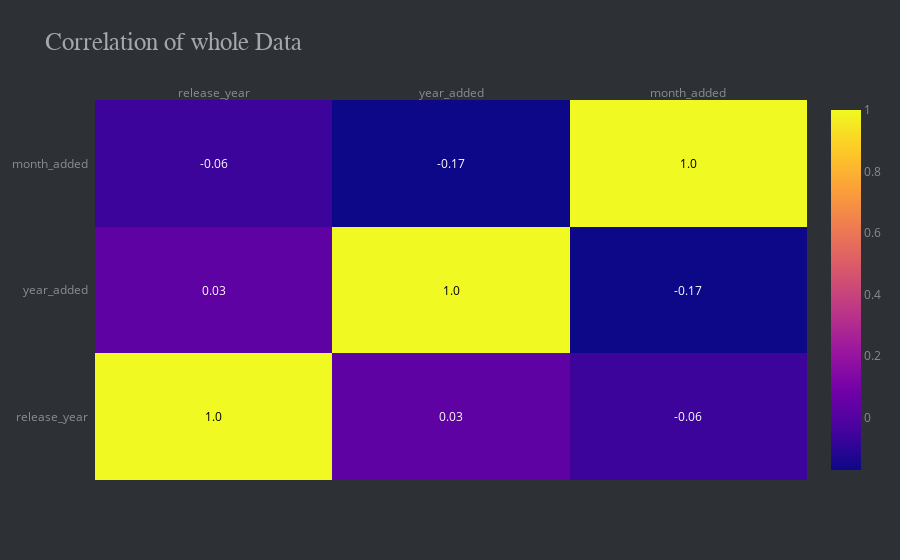

The cell this chart's notebook holds for it:
### Code cell
# Heatmap
# Correlation between the feature show with the help of visualisation
corrs = df.corr()
fig_heatmap = ff.create_annotated_heatmap(
    z=corrs.values,
    x=list(corrs.columns),
    y=list(corrs.index),
    annotation_text=corrs.round(2).values,
    showscale=True)
fig_heatmap.update_layout(title= 'Correlation of whole Data',  
                          plot_bgcolor='#2d3035', paper_bgcolor='#2d3035',
                          title_font=dict(size=25, color='#a5a7ab', family="Muli, sans-serif"),
                          font=dict(color='#8a8d93'))

### Figure 1 — Plotly figure (JSON) as saved in the notebook; plotly's stock layout.template omitted (floating-point values rounded to 4 significant figures)
{"data": [{"colorscale": [[0, "#0d0887"], [0.1111, "#46039f"], [0.2222, "#7201a8"], [0.3333, "#9c179e"], [0.4444, "#bd3786"], [0.5556, "#d8576b"], [0.6667, "#ed7953"], [0.7778, "#fb9f3a"], [0.8889, "#fdca26"], [1, "#f0f921"]], "reversescale": false, "showscale": true, "type": "heatmap", "x": ["release_year", "year_added", "month_added"], "y": ["release_year", "year_added", "month_added"], "z": [[1, 0.03226, -0.0629], [0.03226, 1, -0.1701], [-0.0629, -0.1701, 1]]}], "layout": {"annotations": [{"font": {"color": "#000000"}, "showarrow": false, "text": "1.0", "x": "release_year", "xref": "x", "y": "release_year", "yref": "y"}, {"font": {"color": "#FFFFFF"}, "showarrow": false, "text": "0.03", "x": "year_added", "xref": "x", "y": "release_year", "yref": "y"}, {"font": {"color": "#FFFFFF"}, "showarrow": false, "text": "-0.06", "x": "month_added", "xref": "x", "y": "release_year", "yref": "y"}, {"font": {"color": "#FFFFFF"}, "showarrow": false, "text": "0.03", "x": "release_year", "xref": "x", "y": "year_added", "yref": "y"}, {"font": {"color": "#000000"}, "showarrow": false, "text": "1.0", "x": "year_added", "xref": "x", "y": "year_added", "yref": "y"}, {"font": {"color": "#FFFFFF"}, "showarrow": false, "text": "-0.17", "x": "month_added", "xref": "x", "y": "year_added", "yref": "y"}, {"font": {"color": "#FFFFFF"}, "showarrow": false, "text": "-0.06", "x": "release_year", "xref": "x", "y": "month_added", "yref": "y"}, {"font": {"color": "#FFFFFF"}, "showarrow": false, "text": "-0.17", "x": "year_added", "xref": "x", "y": "month_added", "yref": "y"}, {"font": {"color": "#000000"}, "showarrow": false, "text": "1.0", "x": "month_added", "xref": "x", "y": "month_added", "yref": "y"}], "font": {"color": "#8a8d93"}, "paper_bgcolor": "#2d3035", "plot_bgcolor": "#2d3035", "title": {"font": {"color": "#a5a7ab", "family": "Muli, sans-serif", "size": 25}, "text": "Correlation of whole Data"}, "xaxis": {"dtick": 1, "gridcolor": "rgb(0, 0, 0)", "side": "top", "ticks": ""}, "yaxis": {"dtick": 1, "ticks": "", "ticksuffix": "  "}}}
